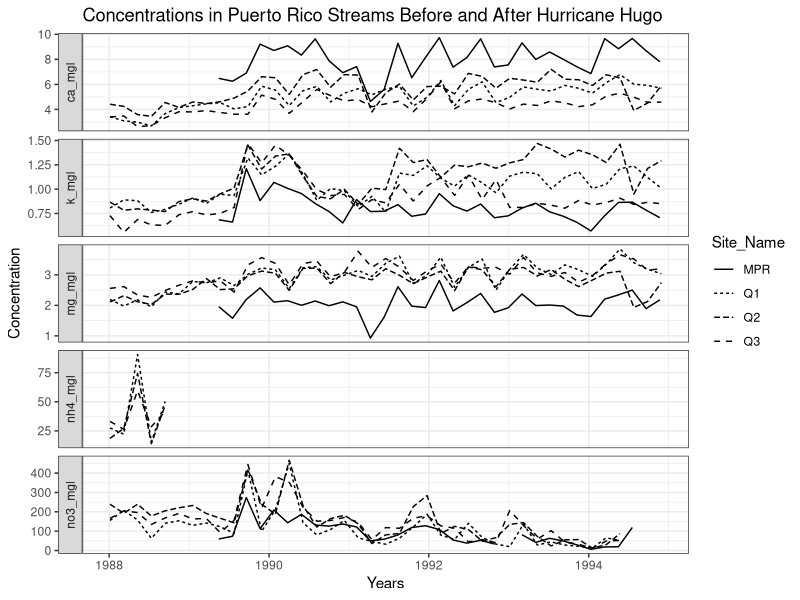

Write the R code that produced this figure.
## ---- chunk 1
#| echo: false
#| warning: false

library(tidyverse)
clean_data <- read_csv("../output/cleandata.csv")
ggplot(
  clean_data,
  mapping = aes(
    x = window_start,
    y = Concentration,
    linetype = Site_Name
  )
) +
  geom_line() +
  theme_bw() +
  facet_grid(
    vars(Ions),
    scales = "free_y",
    switch = "y"
  ) +
  scale_x_date(
    name = "Years"
  ) +
  labs(
    title = "Concentrations in Puerto Rico Streams Before and After Hurricane Hugo"
  )
